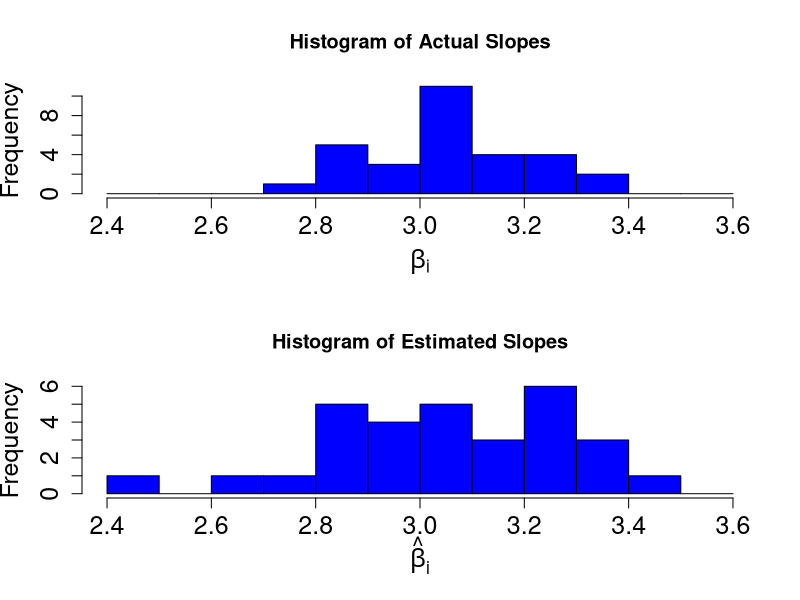

Generate this figure with R: (Note: this script raises an error after producing the figure.)

## COPIED FROM: http://anythingbutrbitrary.blogspot.ch/2012/06/random-regression-coefficients-using.html


rm(list = ls())
set.seed(5432)

J <- 15
N <- 30

test.df <- data.frame( unit = sort(rep(c(1:N),J)), 
                       J = rep(c(1:J),N) , x = rnorm(n = J*N) )

beta <- 3 + .2*rnorm(N)
test.df$beta <- beta[test.df$unit]
test.df$y <- 1 + test.df$x * test.df$beta + .75*rnorm(n = J*N)
head(test.df, 18)

beta.hat <- list()
for(i in 1:N){
  unit.lm <- lm(y ~ x, data = subset(test.df, unit == i) )
  beta.hat[i] <- coef(unit.lm)[2]
}
beta.hat <- as.numeric(beta.hat)

par(mfrow = c(2, 1))
hist(beta, main = "Histogram of Actual Slopes", col = "blue",
     xlab = expression(beta[i]), cex.axis = 1.5, cex.lab = 1.5,
     breaks = seq(from = 2.4, to = 3.6, by = .1) )
hist(as.numeric(beta.hat), main = "Histogram of Estimated Slopes",
     xlab = expression(hat(beta)[i]), col = "blue", cex.axis = 1.5,
     cex.lab = 1.5, breaks = seq(from = 2.4, to = 3.6, by = .1))

library(lme4)
re.lm <- lmer(y ~ x + (1+x|unit), data = test.df) 
summary(re.lm)

re.lm <- lmer(y ~ x + (0+x|unit), data = test.df) 
summary(re.lm)

coef(re.lm)

par(mfrow = c(1,1))
plot(re.beta ~ beta.hat, xlim = c(2.4, 3.6), ylim = c(2.4,3.6), 
     pch = 20, col = "blue",  cex = 1.6, cex.axis = 1.2,
     cex.lab = 1.5, xlab = expression(hat(beta)[i]), 
     ylab =  "", 
     main = "Posterior modes versus least squares estimates")  
title(ylab =  expression(paste("mode of ", hat(italic(p)), 
                               "(", beta[i], "|", bold(y)[i], ",", bold(x)[i],")"),
                         col.main = "red" ) , cex.lab = 1.5, mgp = c(2.4,0,0))
abline(h = 3.0, v = 3.0, col = "red", lty = 2)
abline(h = 3.05594, col = "grey", lty = 3)

re.mse <- mean( (re.beta - beta)^2 )
lm.mse <- mean( (beta.hat - beta)^2 )

cat("Mean Squared Error for first pass linear models:", lm.mse, 
    "\n                 versus random effects modeling:", re.mse)